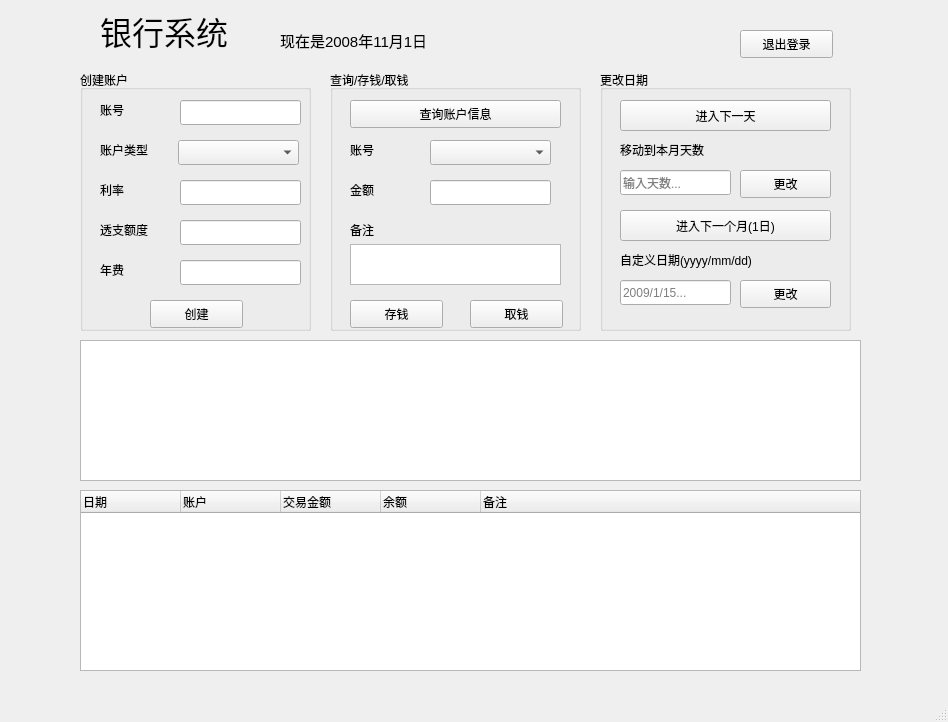
<?xml version="1.0" encoding="UTF-8"?>
<ui version="4.0">
 <class>MainWindow</class>
 <widget class="QMainWindow" name="MainWindow">
  <property name="geometry">
   <rect>
    <x>0</x>
    <y>0</y>
    <width>948</width>
    <height>722</height>
   </rect>
  </property>
  <property name="windowTitle">
   <string>银行系统</string>
  </property>
  <widget class="QWidget" name="centralwidget">
   <widget class="QLabel" name="label">
    <property name="geometry">
     <rect>
      <x>100</x>
      <y>0</y>
      <width>161</width>
      <height>61</height>
     </rect>
    </property>
    <property name="font">
     <font>
      <pointsize>24</pointsize>
     </font>
    </property>
    <property name="text">
     <string>银行系统</string>
    </property>
   </widget>
   <widget class="QTreeWidget" name="accountRecord">
    <property name="geometry">
     <rect>
      <x>80</x>
      <y>490</y>
      <width>781</width>
      <height>181</height>
     </rect>
    </property>
    <column>
     <property name="text">
      <string>日期</string>
     </property>
    </column>
    <column>
     <property name="text">
      <string>账户</string>
     </property>
    </column>
    <column>
     <property name="text">
      <string>交易金额</string>
     </property>
    </column>
    <column>
     <property name="text">
      <string>余额</string>
     </property>
    </column>
    <column>
     <property name="text">
      <string>备注</string>
     </property>
    </column>
   </widget>
   <widget class="QLabel" name="welcome">
    <property name="geometry">
     <rect>
      <x>280</x>
      <y>10</y>
      <width>421</width>
      <height>21</height>
     </rect>
    </property>
    <property name="font">
     <font>
      <pointsize>11</pointsize>
     </font>
    </property>
    <property name="text">
     <string/>
    </property>
   </widget>
   <widget class="QPushButton" name="exit">
    <property name="geometry">
     <rect>
      <x>740</x>
      <y>30</y>
      <width>93</width>
      <height>28</height>
     </rect>
    </property>
    <property name="text">
     <string>退出登录</string>
    </property>
   </widget>
   <widget class="QTextBrowser" name="accountInfo">
    <property name="geometry">
     <rect>
      <x>80</x>
      <y>340</y>
      <width>781</width>
      <height>141</height>
     </rect>
    </property>
    <property name="html">
     <string>&lt;!DOCTYPE HTML PUBLIC &quot;-//W3C//DTD HTML 4.0//EN&quot; &quot;http://www.w3.org/TR/REC-html40/strict.dtd&quot;&gt;
&lt;html&gt;&lt;head&gt;&lt;meta name=&quot;qrichtext&quot; content=&quot;1&quot; /&gt;&lt;meta charset=&quot;utf-8&quot; /&gt;&lt;style type=&quot;text/css&quot;&gt;
p, li { white-space: pre-wrap; }
hr { height: 1px; border-width: 0; }
li.unchecked::marker { content: &quot;\2610&quot;; }
li.checked::marker { content: &quot;\2612&quot;; }
&lt;/style&gt;&lt;/head&gt;&lt;body style=&quot; font-family:'Microsoft YaHei UI'; font-size:9pt; font-weight:400; font-style:normal;&quot;&gt;
&lt;p style=&quot;-qt-paragraph-type:empty; margin-top:0px; margin-bottom:0px; margin-left:0px; margin-right:0px; -qt-block-indent:0; text-indent:0px;&quot;&gt;&lt;br /&gt;&lt;/p&gt;&lt;/body&gt;&lt;/html&gt;</string>
    </property>
   </widget>
   <widget class="QGroupBox" name="createAccountGroupBox">
    <property name="geometry">
     <rect>
      <x>80</x>
      <y>70</y>
      <width>231</width>
      <height>261</height>
     </rect>
    </property>
    <property name="title">
     <string>创建账户</string>
    </property>
    <widget class="QLineEdit" name="createAccountNumber">
     <property name="geometry">
      <rect>
       <x>100</x>
       <y>30</y>
       <width>121</width>
       <height>25</height>
      </rect>
     </property>
    </widget>
    <widget class="QPushButton" name="createAccountButton">
     <property name="geometry">
      <rect>
       <x>70</x>
       <y>230</y>
       <width>93</width>
       <height>28</height>
      </rect>
     </property>
     <property name="text">
      <string>创建</string>
     </property>
     <property name="checkable">
      <bool>false</bool>
     </property>
    </widget>
    <widget class="QComboBox" name="accountForm">
     <property name="geometry">
      <rect>
       <x>98</x>
       <y>70</y>
       <width>121</width>
       <height>25</height>
      </rect>
     </property>
     <property name="currentText">
      <string/>
     </property>
     <property name="currentIndex">
      <number>0</number>
     </property>
     <item>
      <property name="text">
       <string/>
      </property>
     </item>
     <item>
      <property name="text">
       <string>储蓄卡账户</string>
      </property>
     </item>
     <item>
      <property name="text">
       <string>信用卡账户</string>
      </property>
     </item>
    </widget>
    <widget class="QLineEdit" name="rate">
     <property name="geometry">
      <rect>
       <x>100</x>
       <y>110</y>
       <width>121</width>
       <height>25</height>
      </rect>
     </property>
    </widget>
    <widget class="QLineEdit" name="credit">
     <property name="geometry">
      <rect>
       <x>100</x>
       <y>150</y>
       <width>121</width>
       <height>25</height>
      </rect>
     </property>
     <property name="readOnly">
      <bool>false</bool>
     </property>
    </widget>
    <widget class="QLineEdit" name="fee">
     <property name="geometry">
      <rect>
       <x>100</x>
       <y>190</y>
       <width>121</width>
       <height>25</height>
      </rect>
     </property>
     <property name="dragEnabled">
      <bool>false</bool>
     </property>
     <property name="readOnly">
      <bool>false</bool>
     </property>
    </widget>
    <widget class="QLabel" name="label_2">
     <property name="geometry">
      <rect>
       <x>20</x>
       <y>30</y>
       <width>61</width>
       <height>19</height>
      </rect>
     </property>
     <property name="font">
      <font>
       <pointsize>9</pointsize>
      </font>
     </property>
     <property name="text">
      <string>账号</string>
     </property>
    </widget>
    <widget class="QLabel" name="label_3">
     <property name="geometry">
      <rect>
       <x>20</x>
       <y>70</y>
       <width>81</width>
       <height>20</height>
      </rect>
     </property>
     <property name="font">
      <font>
       <pointsize>9</pointsize>
      </font>
     </property>
     <property name="text">
      <string>账户类型</string>
     </property>
    </widget>
    <widget class="QLabel" name="label_4">
     <property name="geometry">
      <rect>
       <x>20</x>
       <y>110</y>
       <width>81</width>
       <height>20</height>
      </rect>
     </property>
     <property name="font">
      <font>
       <pointsize>9</pointsize>
      </font>
     </property>
     <property name="text">
      <string>利率</string>
     </property>
    </widget>
    <widget class="QLabel" name="label_5">
     <property name="geometry">
      <rect>
       <x>20</x>
       <y>150</y>
       <width>81</width>
       <height>20</height>
      </rect>
     </property>
     <property name="font">
      <font>
       <pointsize>9</pointsize>
      </font>
     </property>
     <property name="text">
      <string>透支额度</string>
     </property>
    </widget>
    <widget class="QLabel" name="label_6">
     <property name="geometry">
      <rect>
       <x>20</x>
       <y>190</y>
       <width>81</width>
       <height>20</height>
      </rect>
     </property>
     <property name="font">
      <font>
       <pointsize>9</pointsize>
      </font>
     </property>
     <property name="text">
      <string>年费</string>
     </property>
    </widget>
   </widget>
   <widget class="QGroupBox" name="accountOperateGroupBox">
    <property name="geometry">
     <rect>
      <x>330</x>
      <y>70</y>
      <width>251</width>
      <height>261</height>
     </rect>
    </property>
    <property name="title">
     <string>查询/存钱/取钱</string>
    </property>
    <widget class="QPushButton" name="depositButton">
     <property name="geometry">
      <rect>
       <x>20</x>
       <y>230</y>
       <width>93</width>
       <height>28</height>
      </rect>
     </property>
     <property name="text">
      <string>存钱</string>
     </property>
    </widget>
    <widget class="QLineEdit" name="amount">
     <property name="geometry">
      <rect>
       <x>100</x>
       <y>110</y>
       <width>121</width>
       <height>25</height>
      </rect>
     </property>
    </widget>
    <widget class="QPushButton" name="withdrawButton">
     <property name="geometry">
      <rect>
       <x>140</x>
       <y>230</y>
       <width>93</width>
       <height>28</height>
      </rect>
     </property>
     <property name="text">
      <string>取钱</string>
     </property>
    </widget>
    <widget class="QComboBox" name="operateAccountNumber">
     <property name="geometry">
      <rect>
       <x>100</x>
       <y>70</y>
       <width>121</width>
       <height>25</height>
      </rect>
     </property>
     <property name="font">
      <font>
       <pointsize>9</pointsize>
      </font>
     </property>
    </widget>
    <widget class="QLabel" name="label_9">
     <property name="geometry">
      <rect>
       <x>20</x>
       <y>70</y>
       <width>61</width>
       <height>19</height>
      </rect>
     </property>
     <property name="font">
      <font>
       <pointsize>9</pointsize>
      </font>
     </property>
     <property name="text">
      <string>账号</string>
     </property>
    </widget>
    <widget class="QLabel" name="label_8">
     <property name="geometry">
      <rect>
       <x>20</x>
       <y>110</y>
       <width>81</width>
       <height>20</height>
      </rect>
     </property>
     <property name="font">
      <font>
       <pointsize>9</pointsize>
      </font>
     </property>
     <property name="text">
      <string>金额</string>
     </property>
    </widget>
    <widget class="QLabel" name="label_10">
     <property name="geometry">
      <rect>
       <x>20</x>
       <y>150</y>
       <width>81</width>
       <height>20</height>
      </rect>
     </property>
     <property name="font">
      <font>
       <pointsize>9</pointsize>
      </font>
     </property>
     <property name="text">
      <string>备注</string>
     </property>
    </widget>
    <widget class="QTextEdit" name="desc">
     <property name="geometry">
      <rect>
       <x>20</x>
       <y>174</y>
       <width>211</width>
       <height>41</height>
      </rect>
     </property>
    </widget>
    <widget class="QPushButton" name="searchAccountNumberButton">
     <property name="geometry">
      <rect>
       <x>20</x>
       <y>30</y>
       <width>211</width>
       <height>28</height>
      </rect>
     </property>
     <property name="text">
      <string>查询账户信息</string>
     </property>
    </widget>
   </widget>
   <widget class="QLabel" name="date">
    <property name="geometry">
     <rect>
      <x>280</x>
      <y>30</y>
      <width>421</width>
      <height>21</height>
     </rect>
    </property>
    <property name="font">
     <font>
      <pointsize>11</pointsize>
     </font>
    </property>
    <property name="text">
     <string>现在是2008年11月1日</string>
    </property>
   </widget>
   <widget class="QGroupBox" name="changeDateGroupBox">
    <property name="geometry">
     <rect>
      <x>600</x>
      <y>70</y>
      <width>251</width>
      <height>261</height>
     </rect>
    </property>
    <property name="title">
     <string>更改日期</string>
    </property>
    <widget class="QPushButton" name="changeDateButton">
     <property name="geometry">
      <rect>
       <x>140</x>
       <y>210</y>
       <width>91</width>
       <height>28</height>
      </rect>
     </property>
     <property name="text">
      <string>更改</string>
     </property>
    </widget>
    <widget class="QLineEdit" name="changeDateInput">
     <property name="geometry">
      <rect>
       <x>20</x>
       <y>210</y>
       <width>111</width>
       <height>25</height>
      </rect>
     </property>
     <property name="text">
      <string/>
     </property>
     <property name="placeholderText">
      <string>2009/1/15...</string>
     </property>
    </widget>
    <widget class="QLabel" name="label_7">
     <property name="geometry">
      <rect>
       <x>20</x>
       <y>180</y>
       <width>191</width>
       <height>20</height>
      </rect>
     </property>
     <property name="font">
      <font>
       <pointsize>9</pointsize>
      </font>
     </property>
     <property name="text">
      <string>自定义日期(yyyy/mm/dd)</string>
     </property>
    </widget>
    <widget class="QPushButton" name="nextMonth">
     <property name="geometry">
      <rect>
       <x>20</x>
       <y>140</y>
       <width>211</width>
       <height>31</height>
      </rect>
     </property>
     <property name="text">
      <string>进入下一个月(1日)</string>
     </property>
    </widget>
    <widget class="QPushButton" name="changeDayButton">
     <property name="geometry">
      <rect>
       <x>140</x>
       <y>100</y>
       <width>91</width>
       <height>28</height>
      </rect>
     </property>
     <property name="text">
      <string>更改</string>
     </property>
    </widget>
    <widget class="QLineEdit" name="dayInput">
     <property name="geometry">
      <rect>
       <x>20</x>
       <y>100</y>
       <width>111</width>
       <height>25</height>
      </rect>
     </property>
     <property name="text">
      <string/>
     </property>
     <property name="placeholderText">
      <string>输入天数...</string>
     </property>
    </widget>
    <widget class="QLabel" name="label_11">
     <property name="geometry">
      <rect>
       <x>20</x>
       <y>70</y>
       <width>191</width>
       <height>20</height>
      </rect>
     </property>
     <property name="font">
      <font>
       <pointsize>9</pointsize>
      </font>
     </property>
     <property name="text">
      <string>移动到本月天数</string>
     </property>
    </widget>
    <widget class="QPushButton" name="nextDay">
     <property name="geometry">
      <rect>
       <x>20</x>
       <y>30</y>
       <width>211</width>
       <height>31</height>
      </rect>
     </property>
     <property name="text">
      <string>进入下一天</string>
     </property>
    </widget>
   </widget>
   <zorder>createAccountGroupBox</zorder>
   <zorder>label</zorder>
   <zorder>accountRecord</zorder>
   <zorder>welcome</zorder>
   <zorder>exit</zorder>
   <zorder>accountInfo</zorder>
   <zorder>accountOperateGroupBox</zorder>
   <zorder>date</zorder>
   <zorder>changeDateGroupBox</zorder>
  </widget>
  <widget class="QMenuBar" name="menubar">
   <property name="geometry">
    <rect>
     <x>0</x>
     <y>0</y>
     <width>948</width>
     <height>25</height>
    </rect>
   </property>
  </widget>
  <widget class="QStatusBar" name="statusbar"/>
 </widget>
 <resources/>
 <connections/>
</ui>
